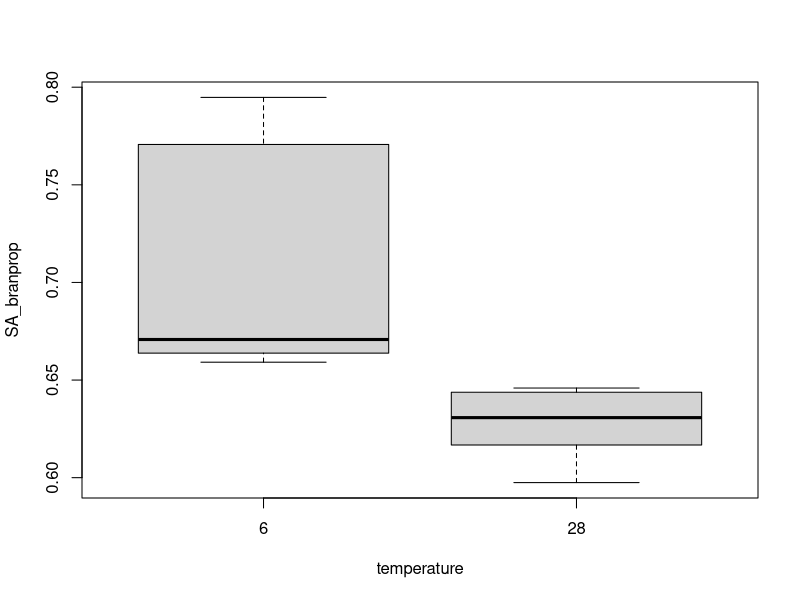
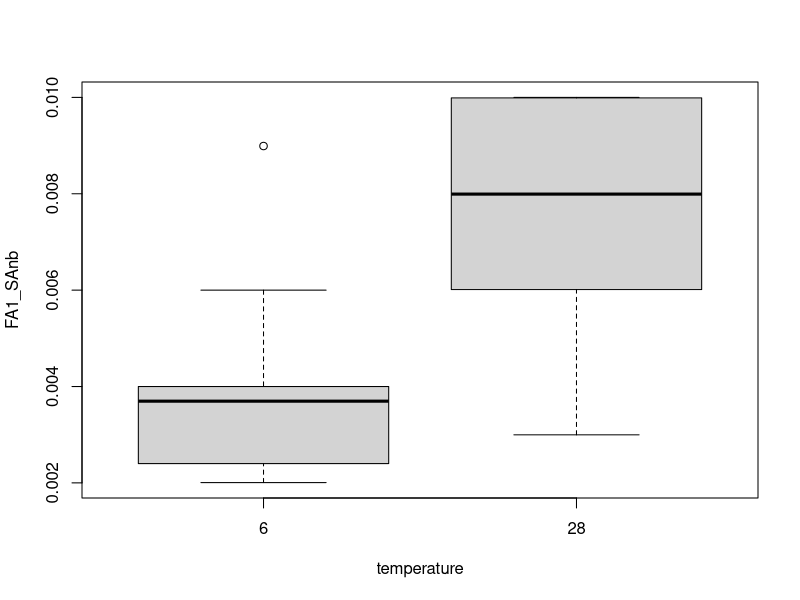
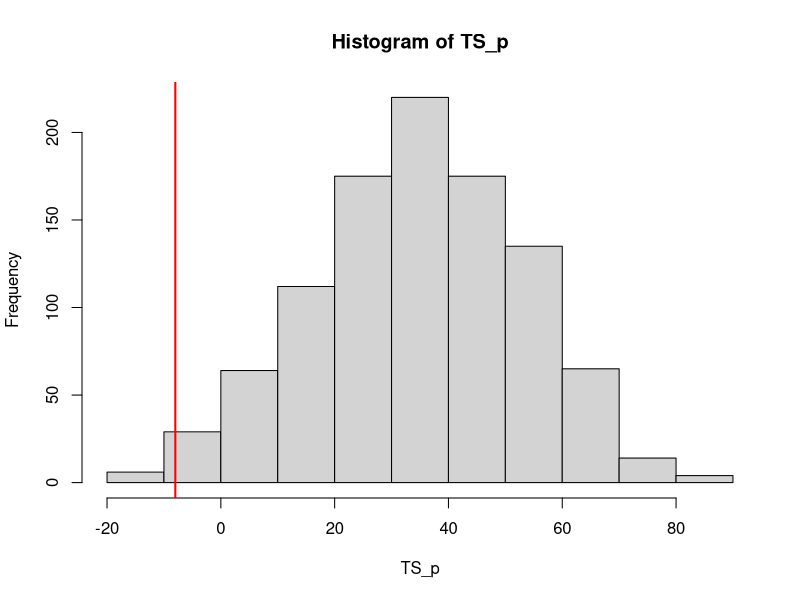
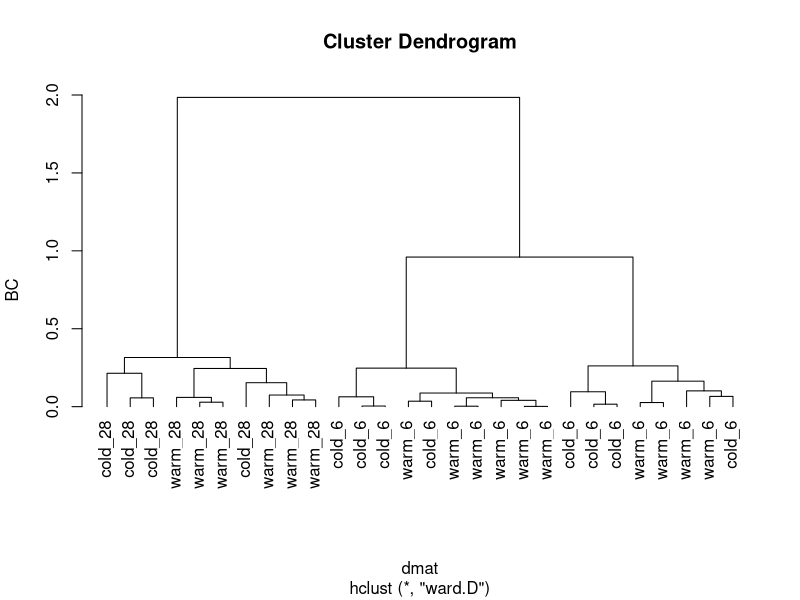
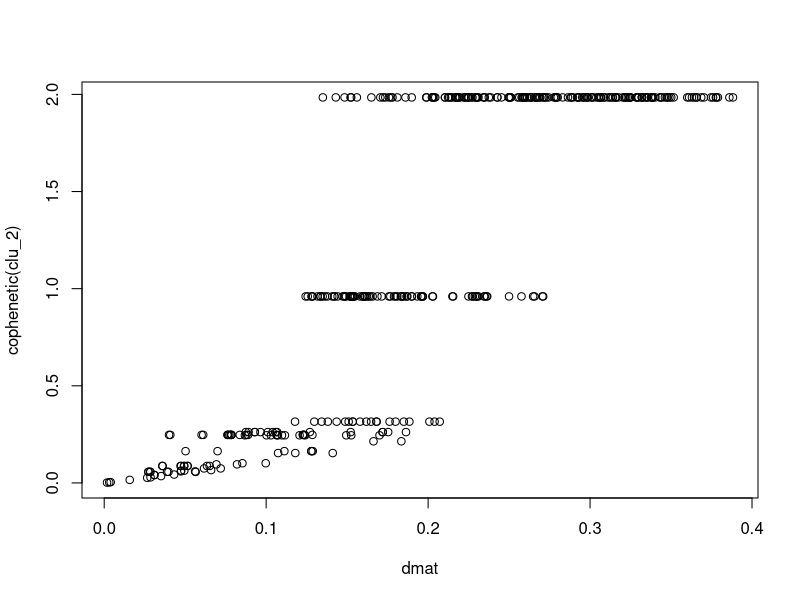
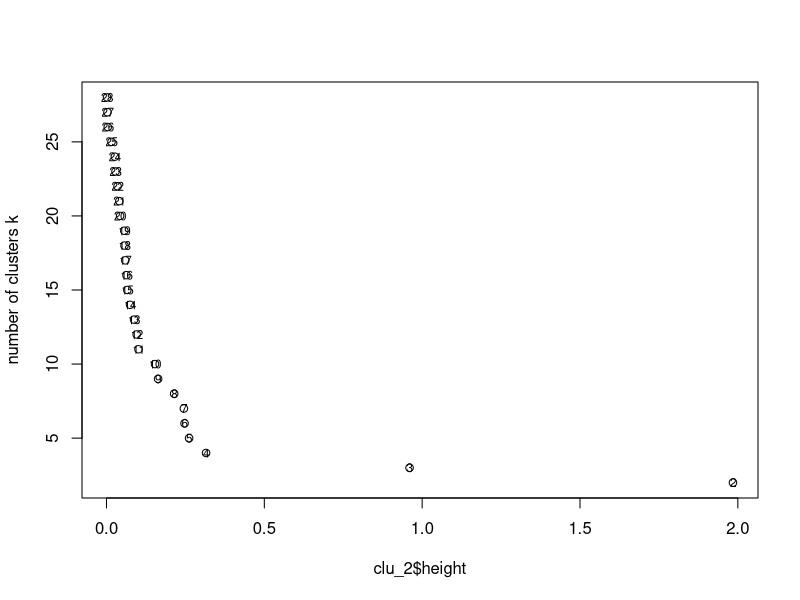
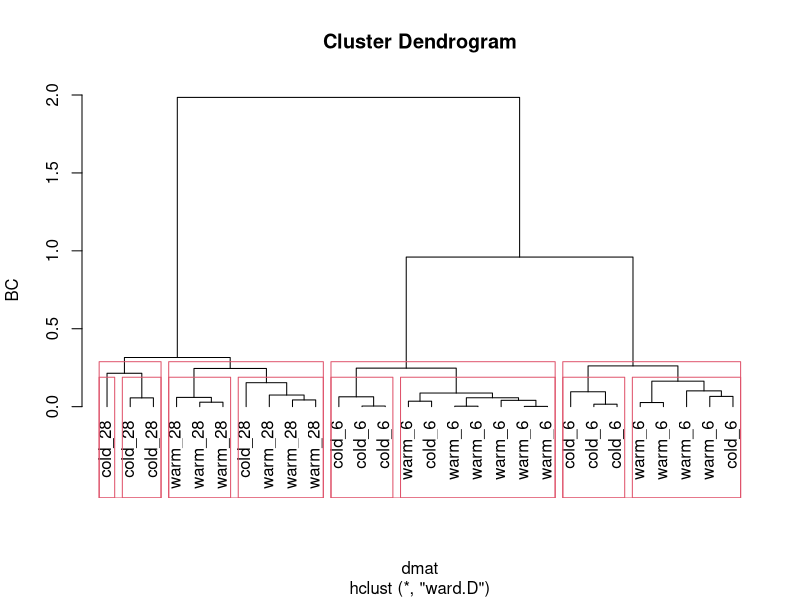
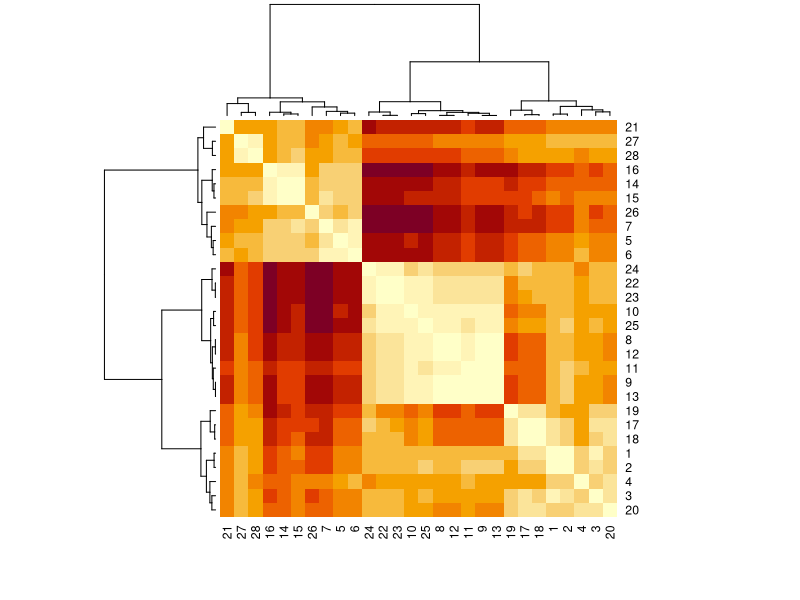

R code for these plots, in order: (Note: this script raises an error after producing the figures.)
## ---- chunk 1
knitr::opts_chunk$set(echo = TRUE, error=TRUE)
## ---- chunk 2
library(vegan)
library(MASS)

lipids<-read.table(file="data/BacterialMembrane.txt",header=TRUE)
names(lipids)
## ---- chunk 3
lipids$temperature = factor(lipids$temperature)
lipids_w<-subset(lipids,subset=isolate=="warm")
t.test(SA_branprop~temperature,data=lipids_w)
boxplot(SA_branprop~temperature,data=lipids_w)
t.test(FA1_SAnb~temperature,data=lipids_w)
boxplot(FA1_SAnb~temperature,data=lipids_w)
## ---- chunk 4
lipids_w = lipids[lipids$isolate == 'warm',]
# several "homemade" TSs possible: difference of rank sums between samples, difference of sample means, difference of sample means weighted by variance, just the formula of the t-statistic anyway. 
# rank(x) # to get ranks of a vector if such a transformation is desired
# sample(x) # creates a random permutation of x

# here we use a rank sum difference similar to the U-test

ranks<-rank(lipids_w$FA1_SAnb)
x1 = ranks[lipids_w$temperature == "6"] # ranks of response x for first temp treatment
x2 =  ranks[lipids_w$temperature == "28"] # same for second temp treatment
TS_emp<-sum(x1)-sum(x2) # computing TS=rank sum difference

TS_p<-numeric(999) # a vector to collect TS computed after permutation
for (i in 1:999) {
	temp_p = sample(lipids_w$temperature) # random assignment of temp to objects
	x1 = ranks[temp_p == "6"] # ranks of response x for first temp treatment
	x2 =  ranks[temp_p == "28"] # same for second temp treatment
	TS_p[i] = sum(x1)-sum(x2) # computing TS=rank sum difference
}
## null distribution of TSs
hist(TS_p)

# assess how likely your "empirical" TS is given this null distribution
# the "empirical" one is the TS computed for the unpermuted data!
abline(v = TS_emp, col='red', lwd=2)

##  how likely is a value as or more extreme than the observed if the null is true
## if we want to do a one-sided test
sum(TS_p <= TS_emp) / 1000 # change >/< depending on hypothesis
# double to get P for two-sided test
## ---- chunk 5
library(vegan)
lipids2<-lipids[,grep("FA",names(lipids))] # choose only FA columns
apply(lipids2,1,sum) # confirm proportional data
dmat = vegdist(lipids2, method = "bray") # compute a dissimilarity matrix

clu_1<-hclust(dmat, method = "single") # one of many possible solutions, play with setting for method, check help(hclust)
clu_2<-hclust(dmat, method = "ward.D")

# then compare effect of agglomeration method on dendrogram
combifac<-paste(lipids$isolate,lipids$temperature,sep="_")
plot(clu_2, hang = -1, labels = combifac, ylab = "BC")

names(clu_2)

# which agglomeration method (and thus dendrogram) is best?
cophenetic(clu_2) # linkage distances in dendrogram
plot(dmat,cophenetic(clu_2))
cor(dmat,cophenetic(clu_2),method="spearman")
# could compare several clustering methods with this

# define subgroups
plot(clu_2$height,nrow(lipids):2,,ylab="number of clusters k") # look for jumps to define a "cutting distance"
text(clu_2$height,nrow(lipids):2,labels=nrow(lipids):2,cex=0.7)

cutree(clu_2,k=4) # gives a new grouping defined from dendrogram
cutree(clu_2,h=0.5)

# some more graphing options
plot(clu_2, hang = -1, labels = combifac, ylab = "BC")
rect.hclust(clu_2,k=4)
rect.hclust(clu_2,h=0.2)

# more plotting and cutting options with dendrogram()
lipids_dend<-as.dendrogram(clu_2)
heatmap(as.matrix(dmat),Rowv=lipids_dend,symm=TRUE)
## ---- chunk 6
pcoa = cmdscale(dmat, k = 2, eig=TRUE) # always computes all axes, but will only report scores of k=2
pcoa$eig # to assess importance of axes
# note some negative eigenvalues (variances!) for less important axes caused by squeezing the semimetric BC into a Euclidean space

plot(pcoa$points) # score plot
# use isolate and temperature information to color and set point characters

pch.temperature <- as.integer(as.character(lipids$temperature))
pch.temperature[pch.temperature==6]<-21
pch.temperature[pch.temperature==28]<-23

library(RColorBrewer)
cols = brewer.pal(8, "Set2")
col.isolate = as.character(lipids$isolate)
col.isolate[col.isolate == "warm"] = cols[1]
col.isolate[col.isolate == "cold"] = cols[2]

plot(pcoa$points,pch=pch.temperature,bg=col.isolate) # score plot

# to show variables
plot(envfit(pcoa,env=lipids2))
ordisurf(x=pcoa,y=lipids2$FA1_SAnb,add=TRUE) # as contourplot

## ---- chunk 7
mds_lipids = metaMDS(comm = lipids2, distance = "bray", k = 2, trymax = 100) # to run a NMDS, $points to get scores, $stress to get information about fit
mds_lipids$stress
## % of dissimilarities unrepresented

stressplot(mds_lipids) # to compare configuration distances with dissimilarities
goodness(mds_lipids) # sample-specific goodness of fit

plot(mds_lipids$points,asp=1,pch=pch.temperature,bg=col.isolate)

# to define space using the variables
wascores(mds_lipids$points,lipids2) # variables as weighted averages of site (=sample) scores
ordisurf(x=mds_lipids,y=lipids2$FA1_SAnb) # as contourplot
envfit(mds_lipids,env=lipids2) # take care: behaviour of variables not necessarily monotonous in ordination space

# some more useful graphical tools
plot(mds_lipids$points,asp=1,pch=pch.temperature,bg=col.isolate)
ordispider(mds_lipids,combifac)
ordihull()
ordiellipse()
ordicluster()
## ---- chunk 8
bd<-betadisper(dmat,group=combifac) # to test dispersion, works only with one factor
anova(bd) # test for dispersion differences
anova(lm(bd$distances~isolate*temperature,data=lipids))
adonis(dmat~isolate*temperature,data=lipids) # PERMANOVA, just use like aov() or lm()
